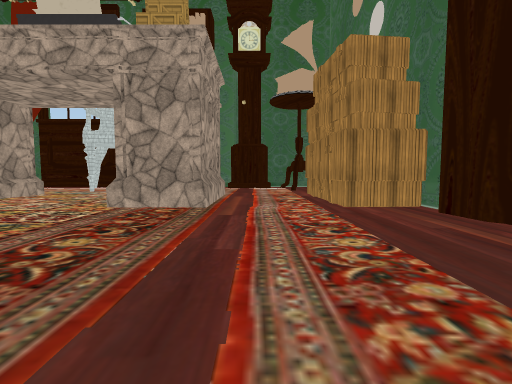
[1] (above)

13 first-person views from a walk through a scene from a Unity 3-D project. The camera is 1.3 m above the floor, tilts 4° down and sees 85° across. The floor is counted in squares, 2 m on a side. Each view is taken from the middle of a square. On the plan, view 1 faces up. The plan holds only what a view shows up to about 9 squares ahead; the rest is blank. Some surface patterns are stand-ins.

[2]
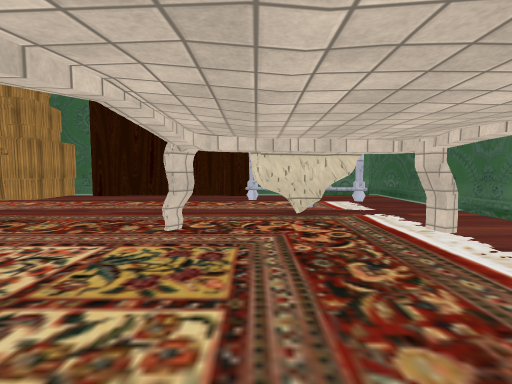

[3]
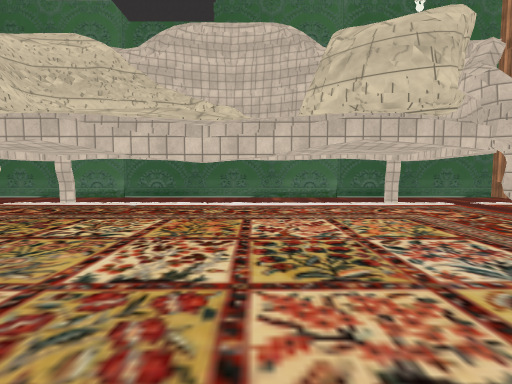

[4]
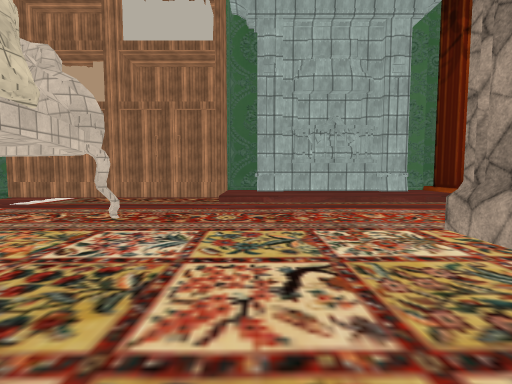

[5]
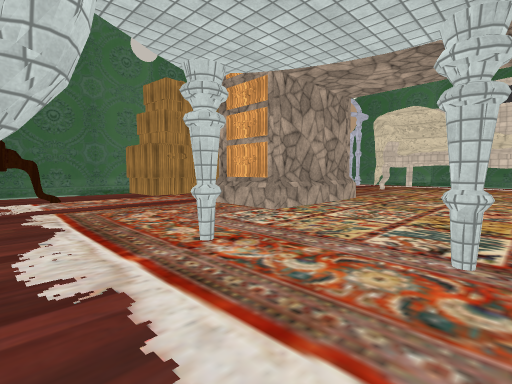

[6]
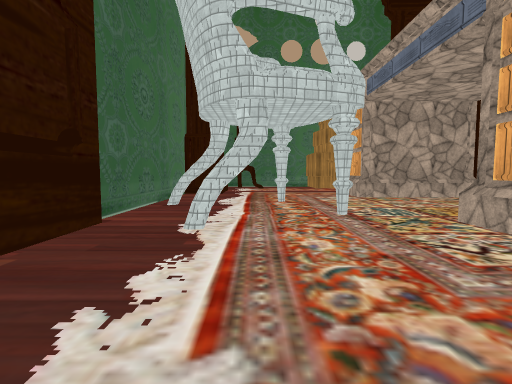

[7]
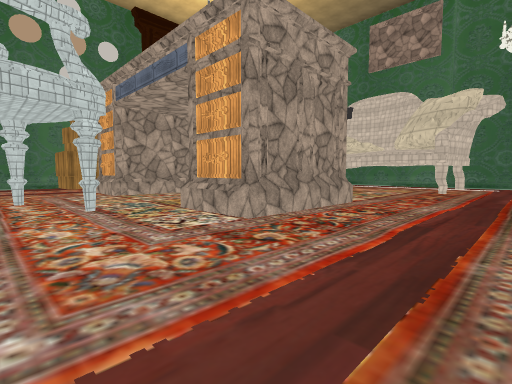

[8]
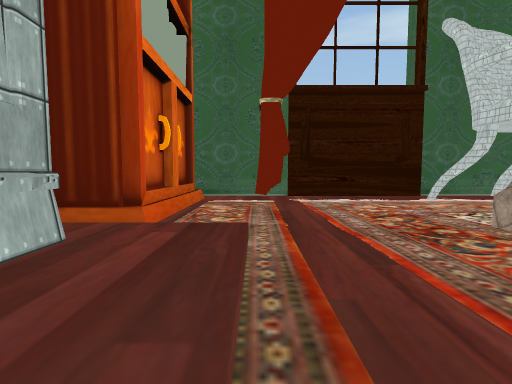

[9]
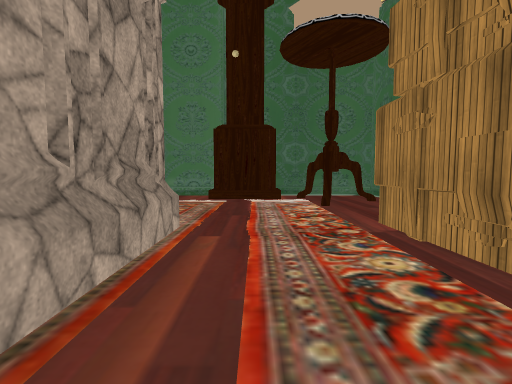

[10]
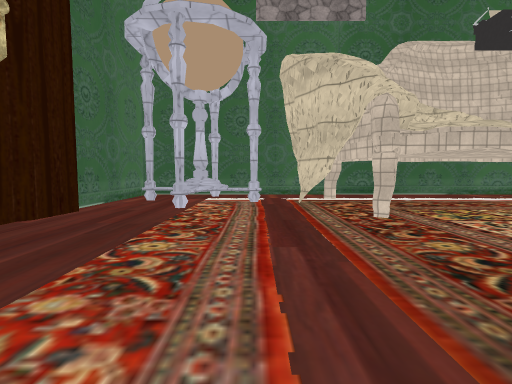

[11]
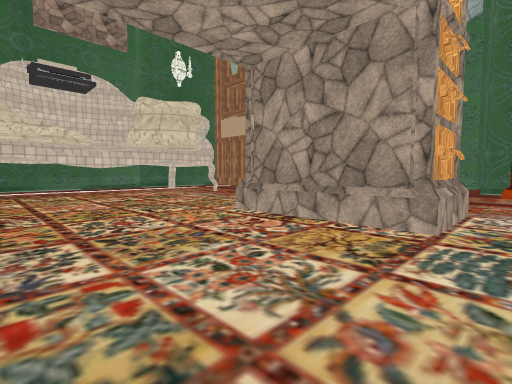

[12]
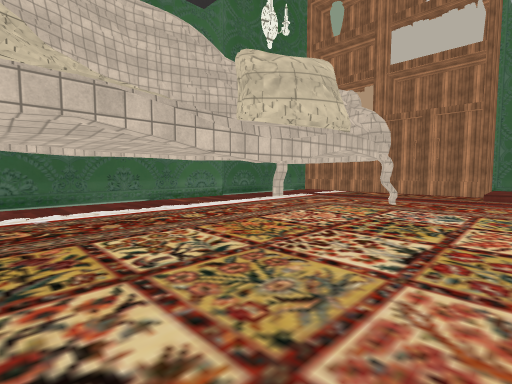

[13]
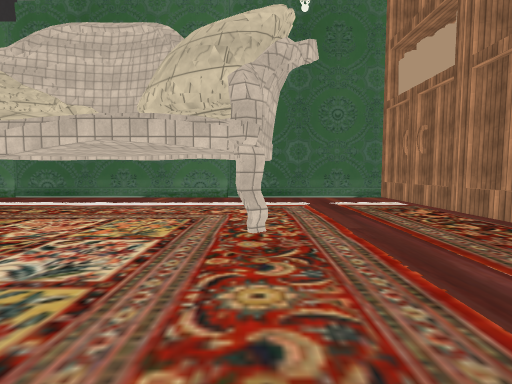

### Floor plan
Key: @ floor where view 1 was taken; # wall or solid block; x gap in a wall; . main floor; : floor 0.25 m higher than the main floor; / step, stairs or slope; ^ raised ledge; B bookshelf; O other object.
Columns run from 14 left of view 1 to 4 right of it. Each row starts with its distance up from view 1.
 14  ###   ############
 13   .#####.....##...#
 12  #........#.....Ox#
 11  #..............O.#
 10  #........#.......#
  9 ##..............O.#
  8 #///..#O....O#..#
  7 ##:/..#O....O#..#
  6  #:/..##....##..###
  5  #//..##....##....#
  4  #:/..............#
  3  #:/..............#
  2 ##//..............#
  1  B...#..##..#.....#
  0  B...........#@#..#
 -1  B...........#.^^.#
 -2  B...#......#..#..#
 -3  B................#
 -4  ##################

Positions as (right, up) in squares from view 1, and headings:
1: (0, 0), facing up
2: (-5, 0), facing right
3: (-6, 4), facing down
4: (-5, 3), facing left
5: (-6, 12), facing down-right
6: (-10, 11), facing right
7: (-11, 11), facing down-right
8: (-11, 5), facing up
9: (0, 5), facing up
10: (0, 5), facing down
11: (-3, 9), facing down-left
12: (-3, 3), facing down-left
13: (-9, 4), facing down
